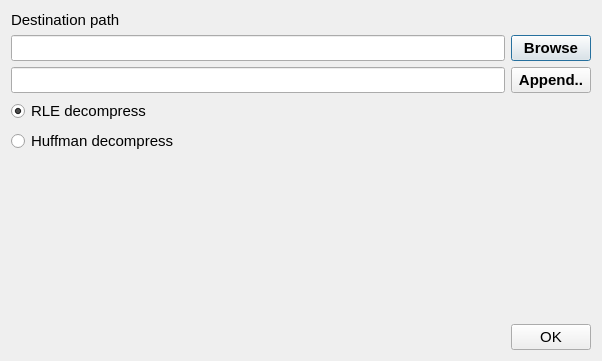
<?xml version="1.0" encoding="UTF-8"?>
<ui version="4.0">
 <class>Extract_window</class>
 <widget class="QDialog" name="Extract_window">
  <property name="geometry">
   <rect>
    <x>0</x>
    <y>0</y>
    <width>602</width>
    <height>361</height>
   </rect>
  </property>
  <property name="windowTitle">
   <string>Extract to...</string>
  </property>
  <property name="windowIcon">
   <iconset resource="../resources.qrc">
    <normaloff>:/images/img/ExtractTo.png</normaloff>:/images/img/ExtractTo.png</iconset>
  </property>
  <layout class="QGridLayout" name="gridLayout">
   <item row="1" column="0">
    <layout class="QHBoxLayout" name="horizontalLayout_2">
     <item>
      <layout class="QVBoxLayout" name="verticalLayout_2">
       <item>
        <widget class="QLineEdit" name="BrowseLineEdit">
         <property name="font">
          <font>
           <pointsize>11</pointsize>
          </font>
         </property>
        </widget>
       </item>
       <item>
        <widget class="QLineEdit" name="AppendLineEdit">
         <property name="font">
          <font>
           <pointsize>11</pointsize>
          </font>
         </property>
        </widget>
       </item>
      </layout>
     </item>
     <item>
      <layout class="QVBoxLayout" name="verticalLayout">
       <item>
        <widget class="QPushButton" name="BrowseButton">
         <property name="font">
          <font>
           <pointsize>11</pointsize>
           <weight>75</weight>
           <bold>true</bold>
          </font>
         </property>
         <property name="text">
          <string>Browse</string>
         </property>
        </widget>
       </item>
       <item>
        <widget class="QPushButton" name="AppendButton">
         <property name="font">
          <font>
           <pointsize>11</pointsize>
           <weight>75</weight>
           <bold>true</bold>
          </font>
         </property>
         <property name="text">
          <string>Append..</string>
         </property>
        </widget>
       </item>
      </layout>
     </item>
    </layout>
   </item>
   <item row="4" column="0">
    <spacer name="verticalSpacer">
     <property name="orientation">
      <enum>Qt::Vertical</enum>
     </property>
     <property name="sizeHint" stdset="0">
      <size>
       <width>20</width>
       <height>225</height>
      </size>
     </property>
    </spacer>
   </item>
   <item row="5" column="0">
    <layout class="QHBoxLayout" name="horizontalLayout">
     <item>
      <spacer name="horizontalSpacer">
       <property name="orientation">
        <enum>Qt::Horizontal</enum>
       </property>
       <property name="sizeHint" stdset="0">
        <size>
         <width>757</width>
         <height>20</height>
        </size>
       </property>
      </spacer>
     </item>
     <item>
      <widget class="QPushButton" name="OK">
       <property name="font">
        <font>
         <pointsize>11</pointsize>
        </font>
       </property>
       <property name="text">
        <string>OK</string>
       </property>
      </widget>
     </item>
    </layout>
   </item>
   <item row="2" column="0">
    <widget class="QRadioButton" name="RLERadioButton">
     <property name="font">
      <font>
       <pointsize>11</pointsize>
      </font>
     </property>
     <property name="text">
      <string>RLE decompress</string>
     </property>
     <property name="checkable">
      <bool>true</bool>
     </property>
     <property name="checked">
      <bool>true</bool>
     </property>
    </widget>
   </item>
   <item row="3" column="0">
    <widget class="QRadioButton" name="HuffmanRadioButton">
     <property name="enabled">
      <bool>true</bool>
     </property>
     <property name="font">
      <font>
       <pointsize>11</pointsize>
      </font>
     </property>
     <property name="text">
      <string>Huffman decompress</string>
     </property>
     <property name="checked">
      <bool>false</bool>
     </property>
    </widget>
   </item>
   <item row="0" column="0">
    <widget class="QLabel" name="dPath">
     <property name="font">
      <font>
       <pointsize>11</pointsize>
      </font>
     </property>
     <property name="text">
      <string>Destination path</string>
     </property>
    </widget>
   </item>
  </layout>
 </widget>
 <resources>
  <include location="../resources.qrc"/>
 </resources>
 <connections/>
</ui>
